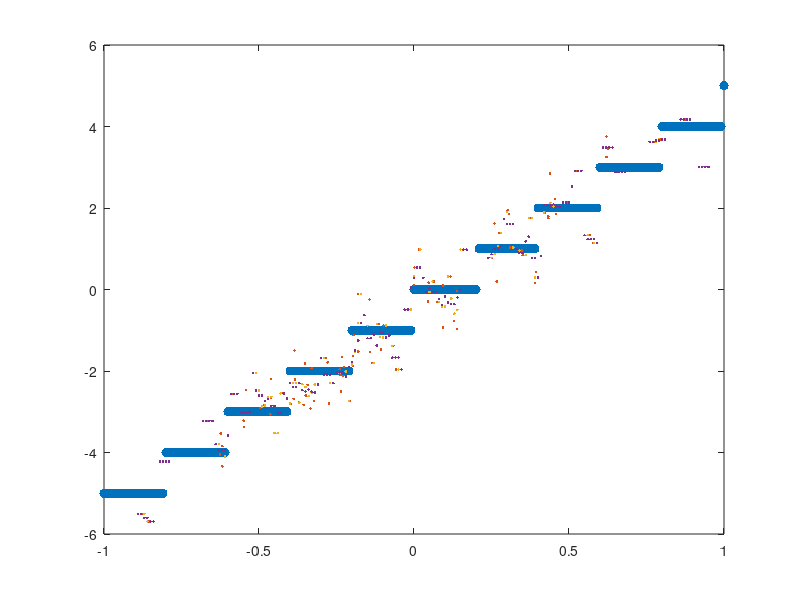

This chart was generated by the following MATLAB code: (Note: this script raises an error after producing the figure.)
clear all;
close all;

miu_f = @(x) floor(x*5);

N = 100;
Uk = [];
Yk = [];


for i=1:N
    u = rand()+rand()-1;
    z = 2*rand()-1; 
    %z = rand()/2-0.25;
    Yk(i) = miu_f(u) + z;
    Uk(i) = u;
end

grid = -1:0.01:1;

% real plot
real_y = [];
for u=grid
    real_y(end+1) = miu_f(u);
end
plot(grid,real_y,'.', 'MarkerSize',20);
hold on;
%%%%%

%plot(Yk,Uk,'.');
UU = [Uk;Yk];
plot(UU(1,:),UU(2,:),'.')



%%%%%%%%% KERNEL
%h = 0.05;
%H = [0.01,0.02,0.05,0.1,0.2,0.4,0.8,1,1.2,1.5,2];

H = [0.01,0.02];

mse = [];
for h=H
    new_miu = [];
    u_kernel = [];
    for u=grid
        u_kernel = [];
        for i=1:N
            if UU(1,i) < u+h & UU(1,i) > u-h
                u_kernel(end+1) = UU(2,i); 
            end      
        end
        new_miu(end+1) = sum(u_kernel)/length(u_kernel);
    end

    plot(grid,new_miu,'.');


    %MSE
    mse(end+1) = 0;
    y_tmp = 0;
    for i=1:length(grid)
        if not(isnan( power((real_y(i)-new_miu(i)), 2) ))
            mse(end) = mse(end) + power((real_y(i)-new_miu(i)), 2);
        end
    end
    mse(end) = mse(end)/N;
end


%plot(H, mse, '-');

%%%%%%%%%%%%%%%%%%%%%%%



S_all = [1,2,5,8,13];

mse = [];

for S=S_all

    a_est = [];
    for s=1:S
        a_est(s) = 0;    
        for i=1:N
            a_est(s) = a_est(s) + func(s, Uk(i) );
        end
        a_est(s) = a_est(s)/N;

    end

    b_est = [];
    for s=1:S
        b_est(s) = 0;   

        for i=1:N
            b_est(s) = b_est(s) + Yk(i)*func(s, Uk(i) );
        end
        b_est(s) = b_est(s)/N;

    end





    x_final = [];
    y_final = [];
    a_num = 1;
    b_num = 1;
    tmp_y = 0;
    numerator = 0;
    denominator= 0;
    for x_arg = grid

        b_num = 1;
        numerator = 0;
        for b = b_est
            numerator = numerator + b*func(b_num,x_arg);
            b_num = b_num +1;
        end

        a_num = 1;
        denominator = 0;
        for a = a_est
            denominator = denominator + a*func(a_num,x_arg);
            a_num = a_num +1;
        end

        y_final(end+1) = numerator/denominator;
    end
    
    
    
    %MSE
    mse(end+1) = 0;
    for i=1:length(grid)
        if not(isnan( power((real_y(i)-y_final(i)), 2) ))
            mse(end) = mse(end) + power((real_y(i)-y_final(i)), 2);
        end
    end
    mse(end) = mse(end)/N;
    
    %plot(grid,y_final,'.', 'MarkerSize',20);

end

%figure
%plot(S_all, mse, '*-');
